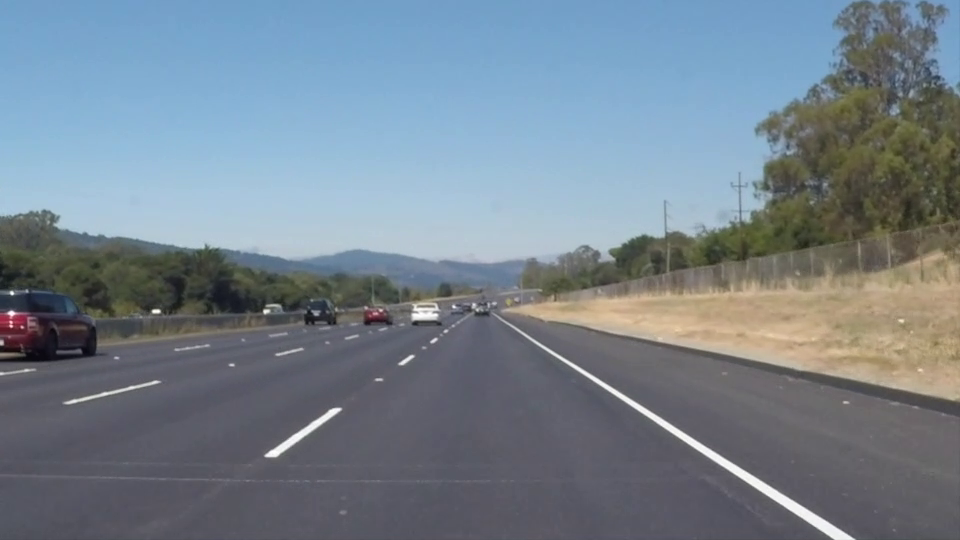
#> input picture frame 22 of docs/whiteline/whiteline.mp4, 960 x 540 px
$ python lane_segregation.py
#> lines starting #> are read from the running program, lines starting #| are printed output that depends on the picture; after the words box and inside, x2 and y2 are one past the last pixel; in counts of white or black regions, pixels touching at a corner belong together
import numpy as np
import cv2

def section(image):
	h,w = image.shape[0],image.shape[1]
	third = h//3
	lower = image[2*third:,:]
	upper = image[:2*third,:]
	return lower,upper

def edge_section(image):
	h,w = image.shape[0],image.shape[1]
	h_half = h//2
	w_fourth = w//4
	image[:h_half - 20,:w_fourth + 10] = 0
	image[:h_half ,3*w_fourth + 30:] = 0
	image[:,w-50:] = 0
	image[:,:20] = 0
	image[:3*h//4 - 100,w - 300:] = 0
	return image

def thresholding(image):

	blurred_image = cv2.GaussianBlur(image,(7,7),cv2.BORDER_DEFAULT)
	gray_image = cv2.cvtColor(blurred_image,cv2.COLOR_BGR2GRAY)
	edges = cv2.Canny(gray_image,50,150,apertureSize = 3)
	cleared = edge_section(edges)
	kernel = np.ones((5,5), np.uint8)
	dilated = cv2.dilate(cleared,kernel,iterations = 2)
	cv2.imshow("asd",edges)
	cv2.waitKey(0)
	return dilated

def videowrite():
	image = cv2.imread("./docs/Lane_segregation/1.jpg")
	h,w,l = image.shape
	size = (w,h)
	video = cv2.VideoWriter("./Lane_segregation.mp4",cv2.VideoWriter_fourcc(*'mp4v'),30,size)
	print("generating video...")
	for i in range(0,206):
		img = cv2.imread("./docs/Lane_segregation/"+str(i)+".jpg")
		video.write(img)
	video.release()

def detection(image):
	lower_section,upper_section = section(image)
	image_threshold = thresholding(lower_section)

	h,w = image_threshold.shape[0],image_threshold.shape[1]
	half = w//2
	left_half = image_threshold[:,:half]
	right_half = image_threshold[:,half:]
	left_count = cv2.countNonZero(left_half)
	right_count = cv2.countNonZero(right_half)
	lower_left = lower_section[:,:half]
	lower_right = lower_section[:,half:]

	if left_count > right_count:
		contours_left = cv2.findContours(left_half,cv2.RETR_TREE,cv2.CHAIN_APPROX_NONE)
		cv2.fillPoly(lower_left,pts = contours_left[-2],color=(0,255,0))
		contours_right = cv2.findContours(right_half,cv2.RETR_TREE,cv2.CHAIN_APPROX_NONE)
		cv2.fillPoly(lower_right,pts = contours_right[-2],color=(0,0,255))

		lower = np.concatenate((lower_left,lower_right),axis = 1)
		output_image = np.concatenate((upper_section,lower),axis = 0)

		pts = np.array([[400,320],[560,320],[900,530],[100,530]])
		pts = pts.reshape((-1,1,2))
		isClosed = True
		cv2.polylines(output_image,[pts],isClosed,(255,0,0),2)
		overlay = output_image.copy()
		cv2.fillPoly(overlay,[pts],(0,0,255))
		output_image = cv2.addWeighted(output_image,0.9,overlay,0.1,0)

		cv2.imshow("processed",output_image)
		cv2.waitKey(100)
		return output_image
	else:
		contours_left = cv2.findContours(left_half,cv2.RETR_TREE,cv2.CHAIN_APPROX_NONE)
		cv2.fillPoly(lower_left,pts = contours_left[-2],color=(0,0,255))
		contours_right = cv2.findContours(right_half,cv2.RETR_TREE,cv2.CHAIN_APPROX_NONE)
		cv2.fillPoly(lower_right,pts = contours_right[-2],color=(0,255,0))

		lower = np.concatenate((lower_left,lower_right),axis = 1)
		output_image = np.concatenate((upper_section,lower),axis = 0)

		pts = np.array([[400,320],[560,320],[900,530],[100,530]])
		pts = pts.reshape((-1,1,2))
		isClosed = True
		cv2.polylines(output_image,[pts],isClosed,(255,0,0),2)
		overlay = output_image.copy()
		cv2.fillPoly(overlay,[pts],(0,0,255))
		output_image = cv2.addWeighted(output_image,0.9,overlay,0.1,0)

		cv2.imshow("processed",output_image)
		cv2.waitKey(100)
		return output_image

def main():
	cap = cv2.VideoCapture("./docs/whiteline/whiteline.mp4")
	if (cap.isOpened()== False):
		print("Error playing Stream")
	count = 0
	while (cap.isOpened()):
		ret,frame = cap.read()
#> frame is the input picture: shape (540, 960, 3); mean B, G, R 141.9, 130.7, 117.7
		if ret == True:
			image = frame.copy()
			result = detection(image)
#> in section, `upper = image[:2*third,:]`:
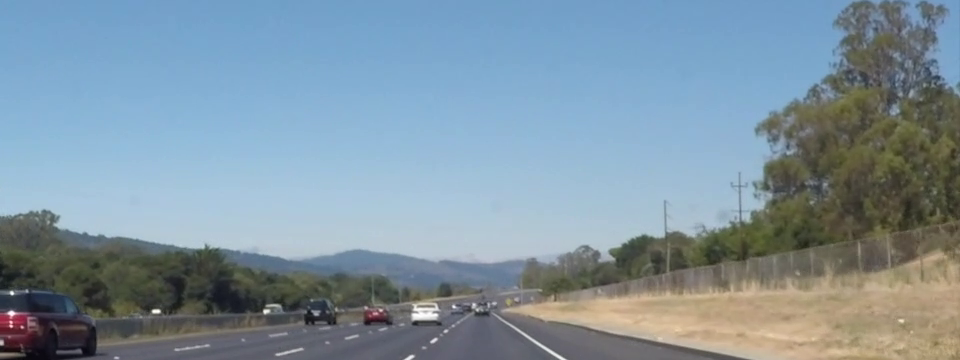
#> upper: shape (360, 960, 3); mean B, G, R 160.4, 147.6, 127.6
#> in thresholding, `edges = cv2.Canny(gray_image,50,150,apertureSize = 3)`:
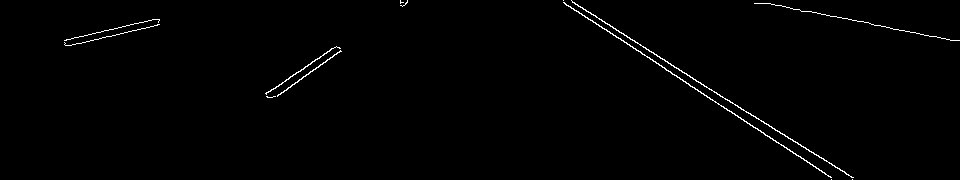
#> edges: shape (180, 960); 0.9% white in thin lines or dots
#> in edge_section, `image[:h_half - 20,:w_fourth + 10] = 0`: image: shape (180, 960); 0.79% white in thin lines or dots, all inside (x1, y1, x2, y2) = (265, 0, 960, 180)
#> in edge_section, `image[:h_half ,3*w_fourth + 30:] = 0`: image: shape (180, 960); 0.67% white in thin lines or dots, all inside (x1, y1, x2, y2) = (265, 0, 854, 180)
#> in thresholding, `dilated = cv2.dilate(cleared,kernel,iterations = 2)`: dilated: shape (180, 960); 5% white; 3 white regions, box (x1, y1, x2, y2) and area: (559, 0, 858, 180) 6700, (261, 42, 346, 102) 1833, (396, 0, 412, 11) 163
#> in detection, `left_half = image_threshold[:,:half]`: left_half: shape (180, 480); 2.3% white; 2 white regions, box (x1, y1, x2, y2) and area: (261, 42, 346, 102) 1833, (396, 0, 412, 11) 163
#> in detection, `right_half = image_threshold[:,half:]`:
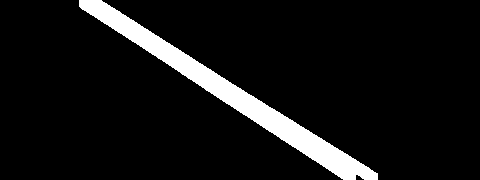
#> right_half: shape (180, 480); 7.8% white; 1 white region
#> in detection, `left_count = cv2.countNonZero(left_half)`: left_count = 1996
#> in detection, `right_count = cv2.countNonZero(right_half)`: right_count = 6700
#> in detection, `contours_left = cv2.findContours(left_half,cv2.RETR_TREE,cv2.CHAIN_APP..`: contours_left = 2 contours; box (x1, y1, x2, y2) and area: (261, 42, 346, 102) 1738, (396, 0, 412, 11) 140
#> in detection, `cv2.fillPoly(lower_left,pts = contours_left[-2],color=(0,0,255))`:
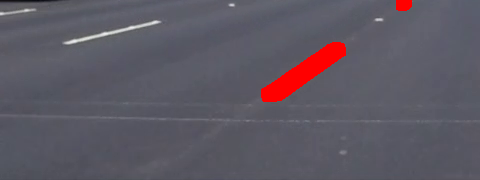
#> lower_left: shape (180, 480, 3); mean B, G, R 99.1, 88.5, 94.3
#> in detection, `contours_right = cv2.findContours(right_half,cv2.RETR_TREE,cv2.CHAIN_A..`: contours_right = 1 contour; box (x1, y1, x2, y2) and area: (79, 0, 378, 180) 6393
#> in detection, `cv2.fillPoly(lower_right,pts = contours_right[-2],color=(0,255,0))`:
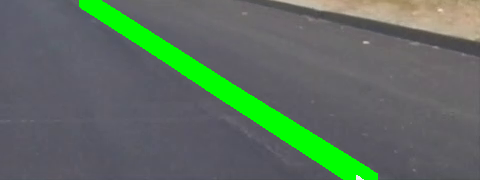
#> lower_right: shape (180, 480, 3); mean B, G, R 95.9, 110.2, 92.4
#> in detection, `lower = np.concatenate((lower_left,lower_right),axis = 1)`:
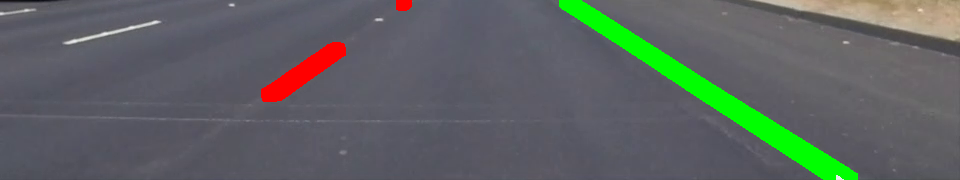
#> lower: shape (180, 960, 3); mean B, G, R 97.5, 99.4, 93.3
#> in detection, `cv2.polylines(output_image,[pts],isClosed,(255,0,0),2)`: output_image: shape (540, 960, 3); mean B, G, R 141, 130.5, 115.2
#> in detection, `cv2.fillPoly(overlay,[pts],(0,0,255))`:
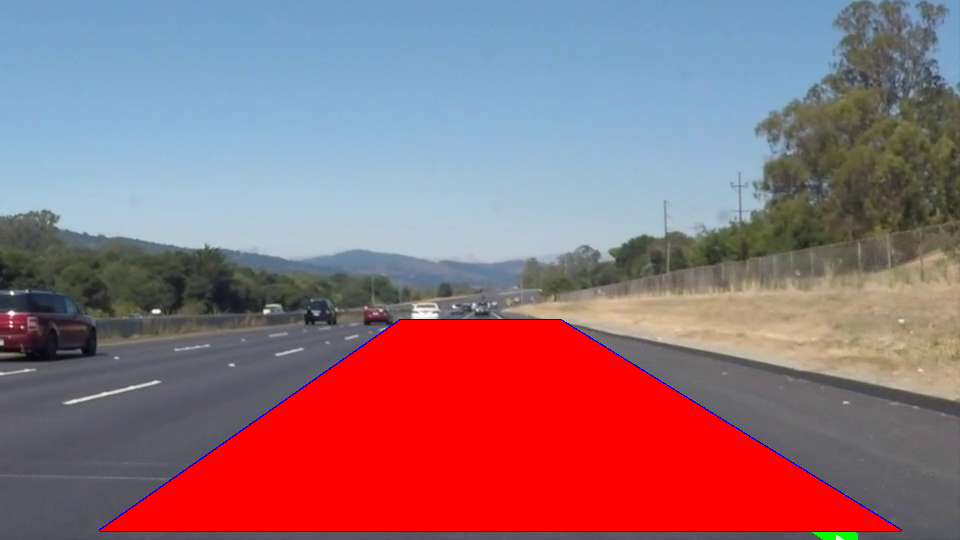
#> overlay: shape (540, 960, 3); mean B, G, R 121.5, 111.4, 148.2
			cv2.imwrite("./docs/Lane_segregation/"+str(count)+".jpg",result)
			count +=1
			if 0xFF == ('q'):
				break
		else:
			break
	videowrite()
	cap.release()
	cv2.destroyAllWindows()

if __name__ == '__main__':
	main()

$ run again, starting later in the video
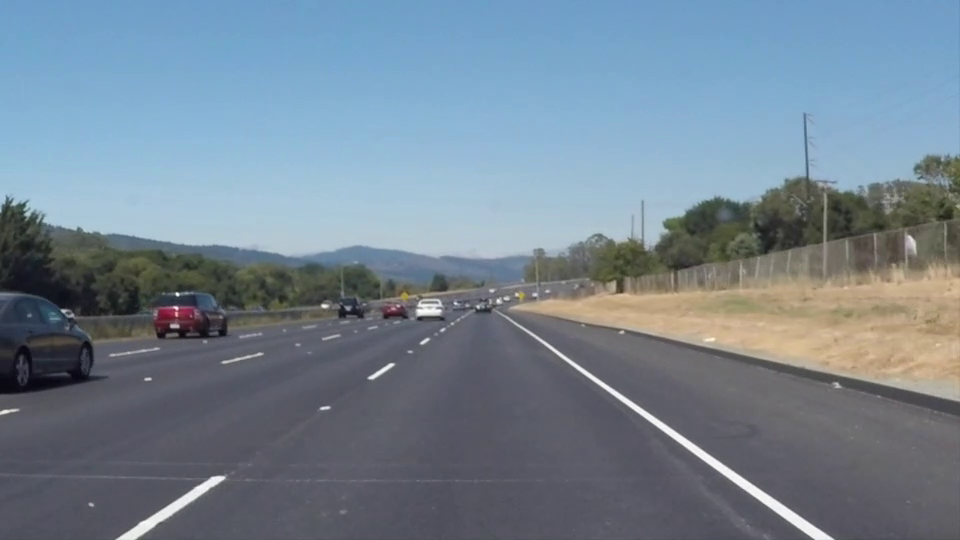
#> input picture frame 99 of docs/whiteline/whiteline.mp4, 960 x 540 px
#> in main, frame is the input picture: shape (540, 960, 3); mean B, G, R 146, 132.3, 116.7
#> edges: shape (180, 960); 0.89% white in thin lines or dots
#> dilated: shape (180, 960); 5.7% white; 4 white regions, box (x1, y1, x2, y2) and area: (563, 0, 837, 180) 6324, (114, 111, 231, 180) 2614, (364, 0, 399, 25) 606, (315, 40, 335, 56) 302
#> right_half: shape (180, 480); 7.3% white; 1 white region
#> left_count = 3522
#> right_count = 6324
#> contours_left = 3 contours; box (x1, y1, x2, y2) and area: (114, 111, 231, 180) 2488, (364, 0, 399, 25) 560, (315, 40, 335, 56) 270
#> in detection, `cv2.fillPoly(lower_left,pts = contours_left[-2],color=(0,0,255))`:
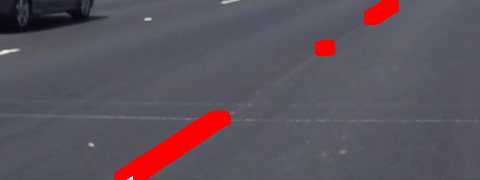
#> lower_left: shape (180, 480, 3); mean B, G, R 93.7, 82.8, 92.3
#> contours_right = 1 contour; box (x1, y1, x2, y2) and area: (83, 0, 357, 180) 6042
#> in detection, `cv2.fillPoly(overlay,[pts],(0,0,255))`:
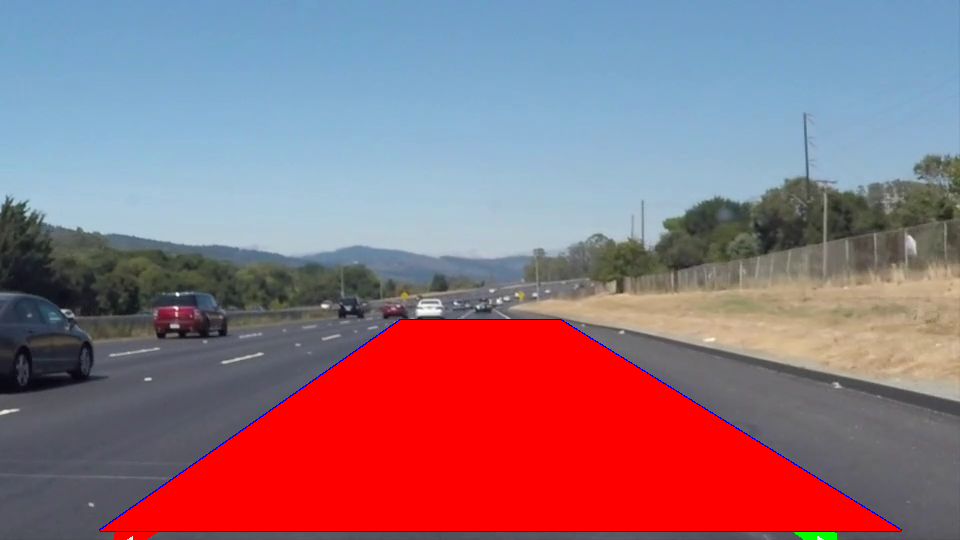
#> overlay: shape (540, 960, 3); mean B, G, R 125.5, 113.2, 147.7

$ run again, starting later in the video
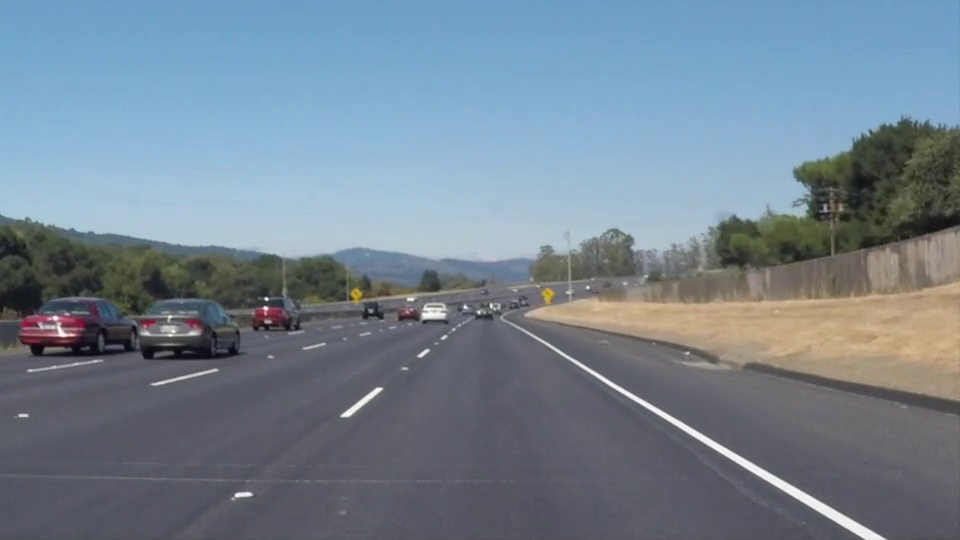
#> input picture frame 176 of docs/whiteline/whiteline.mp4, 960 x 540 px
#> in main, frame is the input picture: shape (540, 960, 3); mean B, G, R 145.2, 131.6, 116.5
#> edges: shape (180, 960); 0.72% white in thin lines or dots, all inside (x1, y1, x2, y2) = (151, 0, 884, 180)
#> image: shape (180, 960); 0.64% white in thin lines or dots, all inside (x1, y1, x2, y2) = (231, 0, 884, 180)
#> dilated: shape (180, 960); 4.8% white; 3 white regions, box (x1, y1, x2, y2) and area: (568, 0, 888, 180) 6903, (337, 22, 387, 62) 1007, (227, 127, 256, 143) 420
#> left_half: shape (180, 480); 1.7% white; 2 white regions, box (x1, y1, x2, y2) and area: (337, 22, 387, 62) 1007, (227, 127, 256, 143) 420
#> right_half: shape (180, 480); 8% white; 1 white region
#> left_count = 1427
#> right_count = 6903
#> contours_left = 2 contours; box (x1, y1, x2, y2) and area: (337, 22, 387, 62) 947, (227, 127, 256, 143) 381
#> in detection, `cv2.fillPoly(lower_left,pts = contours_left[-2],color=(0,0,255))`:
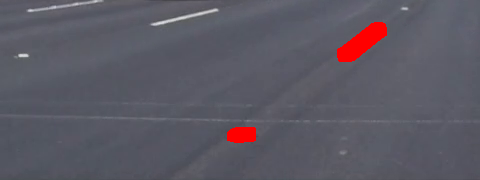
#> lower_left: shape (180, 480, 3); mean B, G, R 99.8, 89.3, 92.4
#> contours_right = 1 contour; box (x1, y1, x2, y2) and area: (88, 0, 408, 180) 6576
#> in detection, `cv2.fillPoly(overlay,[pts],(0,0,255))`:
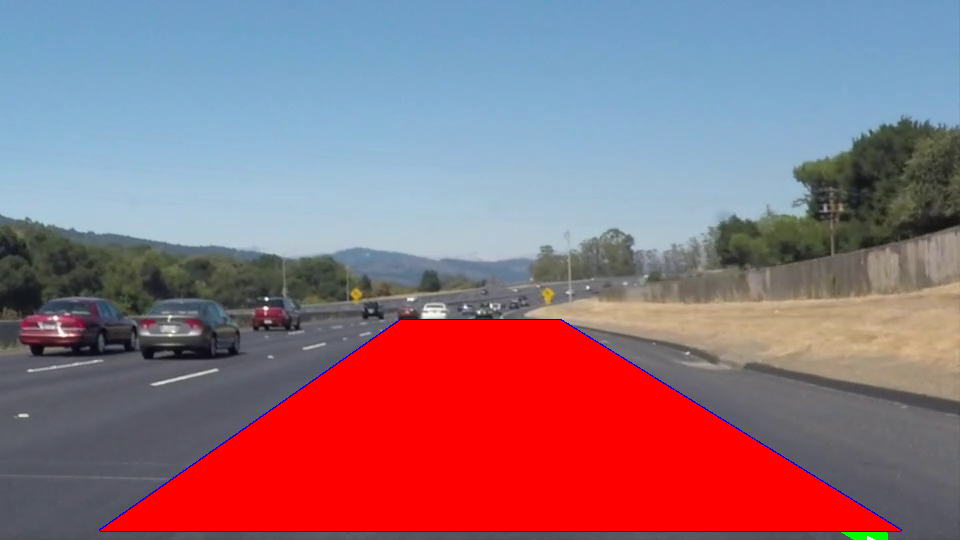
#> overlay: shape (540, 960, 3); mean B, G, R 124.9, 112.5, 147.4
